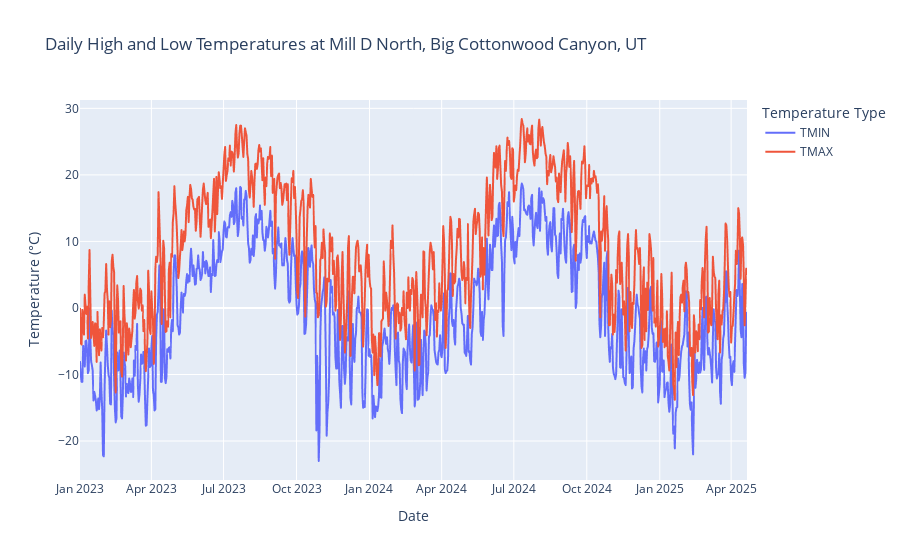

The notebook cell this image was saved under:
### Markdown cell above
### Plotting Temperature Data

Those values make more sense now. Let's plot the daily high and low temperatures using Plotly Express.

### Code cell
import plotly.express as px
fig = px.line(
    mill_d_hilow_df,
    x="DATE",
    y=["TMIN", "TMAX"],
    labels={"value": "Temperature (°C)", "variable": "Temperature Type"},
    title="Daily High and Low Temperatures at Mill D North, Big Cottonwood Canyon, UT",
)
fig.update_layout(
    xaxis_title="Date",
    yaxis_title="Temperature (°C)",
    legend_title="Temperature Type",
)
fig.show()

### Figure 1 — Plotly figure (JSON) as saved in the notebook; plotly's stock layout.template omitted (floating-point values rounded to 4 significant figures; data arrays with more than 128 entries replaced by an {"elided": "..."} marker saying what was removed)
{"data": [{"hovertemplate": "Temperature Type=TMIN<br>DATE=%{x}<br>Temperature (°C)=%{y}<extra></extra>", "legendgroup": "TMIN", "line": {"color": "#636efa", "dash": "solid"}, "marker": {"symbol": "circle"}, "mode": "lines", "name": "TMIN", "showlegend": true, "type": "scattergl", "x": {"elided": "841 str values"}, "xaxis": "x", "y": {"elided": "841 float values"}, "yaxis": "y"}, {"hovertemplate": "Temperature Type=TMAX<br>DATE=%{x}<br>Temperature (°C)=%{y}<extra></extra>", "legendgroup": "TMAX", "line": {"color": "#EF553B", "dash": "solid"}, "marker": {"symbol": "circle"}, "mode": "lines", "name": "TMAX", "showlegend": true, "type": "scattergl", "x": {"elided": "841 str values"}, "xaxis": "x", "y": {"elided": "841 float values"}, "yaxis": "y"}], "layout": {"legend": {"title": {"text": "Temperature Type"}, "tracegroupgap": 0}, "title": {"text": "Daily High and Low Temperatures at Mill D North, Big Cottonwood Canyon, UT"}, "xaxis": {"anchor": "y", "domain": [0, 1], "title": {"text": "Date"}}, "yaxis": {"anchor": "x", "domain": [0, 1], "title": {"text": "Temperature (°C)"}}}}
